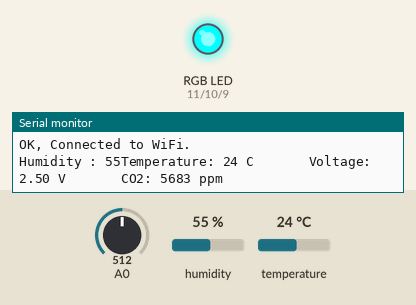
Bench run of a sketch on a simulated Arduino Uno, built with avr-gcc and run on an emulated ATmega328P. Shown: an RGB LED mixed from three pins (HIGH = lit), the last lines printed to the serial monitor. Inputs (shaded band) come from the test bench; at power-on: A0 = 512, humidity 55 %, temperature 24 °C. The modem accepts every AT command (registered, SIM ready, sends succeed) and sends nothing else.

Above: at 4.2 s.
4.3 s: A0 set to 587
8.3 s: A0 set to 617
At 11.8 s:
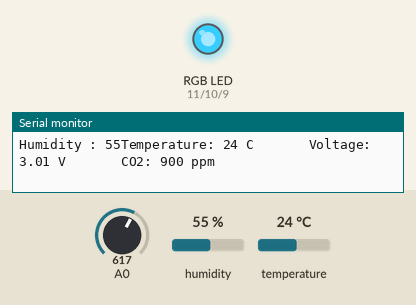
12.1 s: A0 set to 646
At 14.7 s:
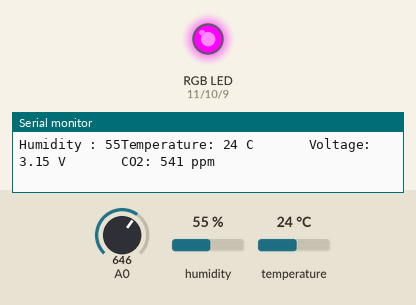
15.6 s: A0 set to 511
At 18.6 s:
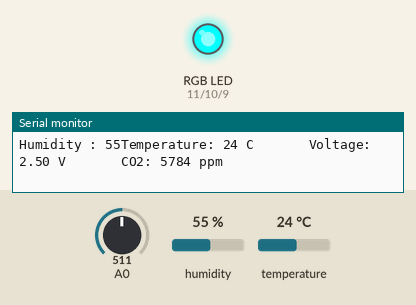
19.2 s: A0 set to 710
At 22.4 s:
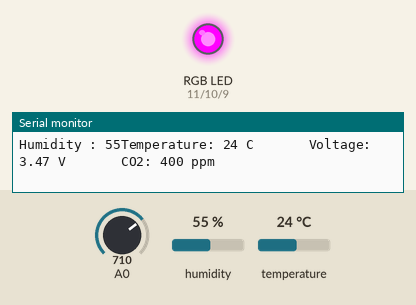
22.7 s: A0 set to 390
At 25.3 s:
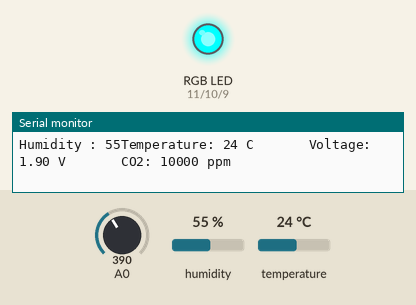
Timing chart, 0 to 26.8 s (numbered marks = the images above; inputs shaded):
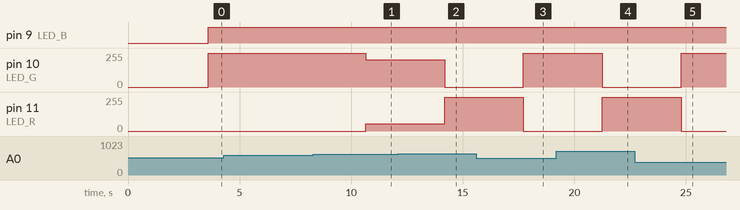

The sketch:

allTogether.ino
```cpp
#include <SoftwareSerial.h>
#include <dht11.h>

//   LED   //
#define LED_R 11
#define LED_G 10
#define LED_B 9

#define NORM_PPM 1000
#define MAX_PPM 10000

double RED_a = 255.0 / (MAX_PPM-NORM_PPM);
double RED_b = -RED_a * NORM_PPM;
double GREEN_a = 255.0 / (NORM_PPM - MAX_PPM);
double GREEN_b = -GREEN_a * MAX_PPM;
//   LED   //


//   DHT   //
#define DHT_DATAPIN 2

dht11 DHT;
//   DHT   //

//   ESP   //
#define ESP_RX_PIN 6
#define ESP_TX_PIN 7

#define WiFi_SSID "TP-LINK-HOME"
#define WiFi_PASS "q1w2e3r4"

SoftwareSerial esp(ESP_TX_PIN, ESP_RX_PIN);

boolean _connected = false;
//   ESP   //

//   MG   //
#define         MG_PIN                       (0)
#define         DC_GAIN                      (8.5)

#define         READ_SAMPLE_INTERVAL         (50)
#define         READ_SAMPLE_TIMES            (10)

#define         ZERO_POINT_VOLTAGE           (0.381) //at least 0.4, maybe even more
#define         REACTION_VOLTGAE             (0.030)

float           CO2Curve[3]  =  {2.602, ZERO_POINT_VOLTAGE, (REACTION_VOLTGAE/(2.602-3))};
//   MG   //


int _i = 0;

void setup()
{
  pinMode(LED_R, OUTPUT);
  pinMode(LED_G, OUTPUT);
  pinMode(LED_B, OUTPUT);

  Serial.begin(9600);
  Serial.setTimeout(5000);

  esp.begin(9600);
  esp.setTimeout(5000);

  esp.println("AT+RST");
  delay(1000);

  while(!_connected)
    _connected = connectWiFi(); //maybe, revert to for 1 .. 5, and if not connected start storing data to memory
}
long co2Sum;
int count;
void loop()
{
  int temp;

  int hum;
  int mgPercentage;
  float mgVolts;
  int r, g, b;

  GetDHTData(temp, hum);
  mgVolts = MGRead(MG_PIN);
  mgPercentage = MGGetPercentage(mgVolts, CO2Curve);

  co2Sum+=mgPercentage;
  count++;

  if (mgPercentage < 700 ) {

    r = 0; g = 255; } else

    if (mgPercentage < 1100) {

      r = 200; g = 50;} else {

        r = 255; g = 0;

      }
  //r = (int)(RED_a * (double)mgPercentage + RED_b);

  //g = (int)(GREEN_a * (double)mgPercentage + GREEN_b);

  SetColor(r, g, 0);

  Serial.print("Humidity : ");
  Serial.print(hum);
  Serial.print("Temperature: ");
  Serial.print(temp);
  Serial.print(" C       Voltage: ");
  Serial.print(mgVolts);
  Serial.print(" V       CO2: ");
  Serial.print(mgPercentage);
  Serial.println(" ppm");

  if (_i == 19)
  {
    int co2Avg = co2Sum/count;
    WebRequest(temp, co2Avg, hum);
    _i = -1;
    count=0;
    co2Sum=0;
  }

  _i++;
  delay(3000);
}

void WebRequest (int t, int p, int h)
{
  esp.println("AT+CIPSTART=\"TCP\",\"smartair.tech\",80");
  delay(1000);

  if (esp.find("DNS Fail"))
  {
    Serial.println("DNS Fail");
    return;
  }

  String PostData="deviceId=40665d90-268d-4857-90fa-21b4016a52d3&temperature=";
  PostData+=t;
  PostData+="&humidity=";
  PostData+=h;
  PostData+="&co2=";
  PostData+=p;

  String command = "POST http://smartair.tech/api/addData HTTP/1.0\r\nHost: smart-air.herokuapp.com\r\nUser-Agent: Arduino/1.0\r\nConnection: close\r\nContent-Type: application/x-www-form-urlencoded;\r\nContent-Length: ";
  command+=PostData.length();
  command+="\r\n\r\n";
  command+=PostData;

  Serial.println(command);

  esp.print("AT+CIPSEND=");
  esp.println(command.length());
  delay(1000);

  if(esp.find(">"))
  {
    Serial.println("OK");
    esp.print(command);
    delay(1000);
    esp.println("AT+CIPCLOSE");
  }
  else
  {
    esp.println("AT+CIPCLOSE");
    Serial.println("connect timeout");
    return;
  }
}

boolean connectWiFi()
{
  esp.println("AT+CWMODE=1");
  delay(1000);

  String cmd="AT+CWJAP=\"";
  cmd+=WiFi_SSID;
  cmd+="\",\"";
  cmd+=WiFi_PASS;
  cmd+="\"";

  Serial.print("Connecting to ");
  Serial.println(WiFi_SSID);

  esp.println(cmd);
  delay(1000);

  if(esp.find("OK"))
  {
    Serial.println("OK, Connected to WiFi.");
    esp.flush();
    return true;
  }
  else
  {
    Serial.println("Error connect to the WiFi.");
    return false;
  }
}

void SetColor(int r, int g, int b)
{
  r = constrain(r, 0, 255);
  g = constrain(g, 0, 255);
  b = constrain(b, 0, 255);

  analogWrite(LED_R, 255-r);
  analogWrite(LED_G, 255-g);
  analogWrite(LED_B, 255-b);
}

void GetDHTData(int& t, int& h)
{
  DHT.read(DHT_DATAPIN);

  t = DHT.temperature;
  h = DHT.humidity;
}

float MGRead(int mg_pin)
{
    int i;
    float v = 0;

    for (i = 0; i < READ_SAMPLE_TIMES; i++)
    {
        v += analogRead(mg_pin);
        delay(READ_SAMPLE_INTERVAL);
    }
    v = (v/READ_SAMPLE_TIMES) * 5 / 1024 ;
    return v;
}

int  MGGetPercentage(float volts, float *pcurve)
{
  int result;

   if ((volts/DC_GAIN ) >= ZERO_POINT_VOLTAGE)
   {
      result = 400;
   }
   else
   {
      result = pow(10, ((volts/DC_GAIN)-pcurve[1])/pcurve[2]+pcurve[0]);
   }

   if ((result > 10000) || (result < 400))
     result = 10000;

   return (result);
}
```

Measured:
- the behaviour switches between 605 and 606 on A0 (found by bisection; images 0 and 1)
- the behaviour switches between 631 and 632 on A0 (found by bisection; images 1 and 2)
- after the input at 8.3 s, pin 10 (LED_G): 255/255 → 205/255 after 2.4 s; pin 11 (LED_R): 0/255 → 55/255 after 2.4 s
- after the input at 12.1 s, pin 10 (LED_G): 205/255 → 0/255 after 2.1 s; pin 11 (LED_R): 55/255 → 255/255 after 2.1 s
- after the input at 15.6 s, pin 10 (LED_G): 0/255 → 255/255 after 2.1 s; pin 11 (LED_R): 255/255 → 0/255 after 2.1 s
- after the input at 19.2 s, pin 10 (LED_G): 255/255 → 0/255 after 2.1 s; pin 11 (LED_R): 0/255 → 255/255 after 2.1 s
- after the input at 22.7 s, pin 10 (LED_G): 0/255 → 255/255 after 2.1 s; pin 11 (LED_R): 255/255 → 0/255 after 2.1 s
